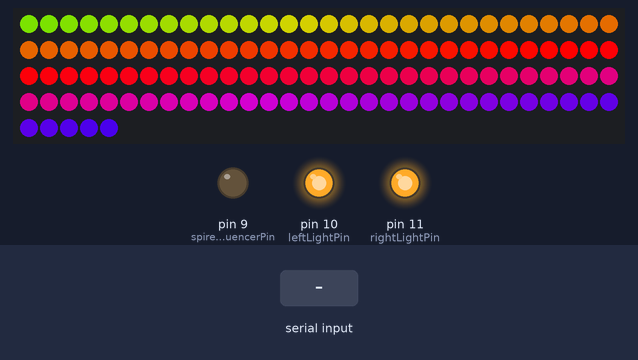
Recording of a sketch running on a simulated Arduino Uno, built with avr-gcc and run on an emulated ATmega328P. On the bench: 125 RGB LEDs in strip order, left to right, continuing on the next row, output pins drawn as LEDs (lit = HIGH). Inputs (shaded band) come from the test bench. Dim RGB values are drawn brighter than linear; random numbers use the default seed unless the sketch sets one.

Above: at 1.2 s.
1.3 s: "30,150\n" received over Serial
At 4.1 s:
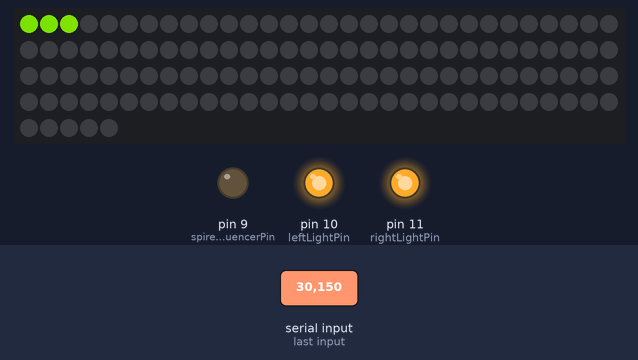
4.3 s: "2\n" received over Serial
At 5.7 s:
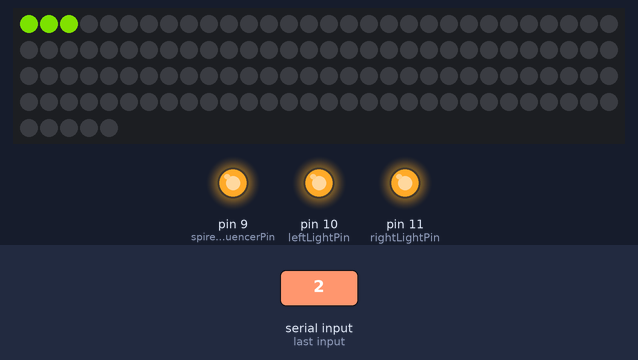
6.6 s: "1\n" received over Serial
At 7.9 s:
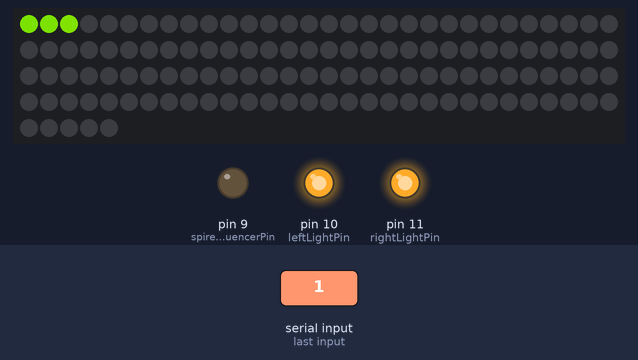
9.1 s: "3\n" received over Serial
At 10.3 s:
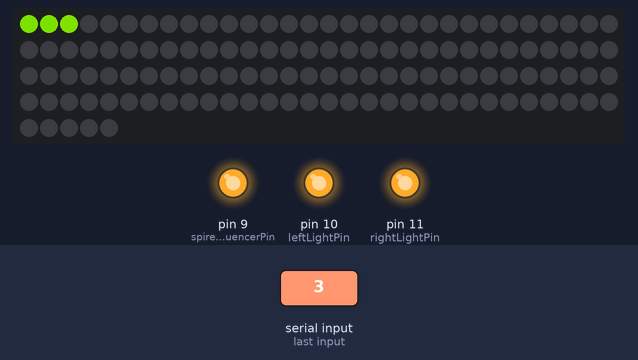
Timing chart, 0 to 11.7 s (numbered marks = the images above; inputs shaded):
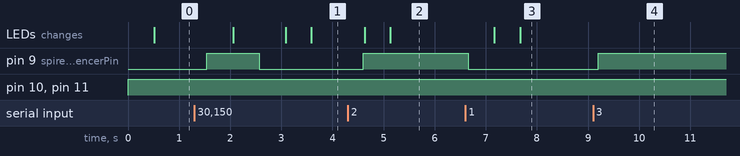

Measured:
- after the input at 1.3 s, pin 9 (spireSequencerPin): LOW → HIGH after 0.24 s, → LOW 1.0 s later; the LEDs: change after 0.76 s (image 1)
- after the input at 4.3 s, pin 9 (spireSequencerPin): LOW → HIGH after 0.30 s; the LEDs: first change after 0.33 s (image 2 shows a later state)
- after the input at 6.6 s, pin 9 (spireSequencerPin): HIGH → LOW after 0.06 s; the LEDs: first change after 0.57 s (image 3 shows a later state)
- after the input at 9.1 s, pin 9 (spireSequencerPin): LOW → HIGH after 0.10 s

The sketch:

height_by_camera_motion.ino
```cpp
#include <Adafruit_NeoPixel.h>

#define N_PIXELS  125  // Number of pixels in strand

#define LED_PIN    6  // NeoPixel LED strand is connected to this pin

// light modes
#define MODES_ALL_ON 1
#define MODES_MOTION_DETECTED_A 2
#define MODES_RANDOM 3
#define MODES_LADDER 4

Adafruit_NeoPixel strip = Adafruit_NeoPixel(N_PIXELS, LED_PIN, NEO_GRB + NEO_KHZ800);

int currentMode = MODES_ALL_ON;

int motionDetectedAHeight = 0;

int spireSequencerPin = 9;  // connected digital pin 9

int leftLightPin = 10;

int rightLightPin = 11;

int subladderMode = 0;

void elLadder()
{
  switch(subladderMode)
  {
    case 0:
    {
      analogWrite(spireSequencerPin, 40);
      break;
    }

    case 1:
    {
      analogWrite(spireSequencerPin, 41);
      break;
    }

    case 2:
    {
      analogWrite(spireSequencerPin, 42);
      break;
    }

    case 3:
    {
      analogWrite(spireSequencerPin, 43);
      break;
    }

    case 4:
    {
      analogWrite(spireSequencerPin, 44);
      break;
    }
    default:
    {
      subladderMode = -1;
    }
  }
  subladderMode++;

//  delay(300);
}

void loop()
{
  if (Serial.available())
  {
    currentMode = Serial.read() - '0';
  }

  switch(currentMode)
  {
    case MODES_ALL_ON:
    {
      analogWrite(spireSequencerPin, 0);  // analogRead values go from 0 to 1023, analogWrite values from 0 to 255

      digitalWrite(leftLightPin, HIGH);
      digitalWrite(rightLightPin, HIGH);

      neoPixelsLadder(N_PIXELS, 500);

      break;
    }
    case MODES_MOTION_DETECTED_A:
    {
      analogWrite(spireSequencerPin, 1023);  // analogRead values go from 0 to 1023, analogWrite values from 0 to 255

      motionDetected();

      break;
    }
    case MODES_RANDOM:
    {
      analogWrite(spireSequencerPin, 300);
      randomly();

      break;
    }
    case MODES_LADDER:
    {
      elLadder();

      break;
    }
    default:
    {
      neoPixelsLadder(3, 500);
    }
  }
}

boolean yellowLights = true;

void motionDetected()
{
  motionDetectedAHeight++;

  if(motionDetectedAHeight > N_PIXELS)
  {
    motionDetectedAHeight = 0;
  }

  neoPixelsLadder(motionDetectedAHeight, 20);

  if(yellowLights)
  {
    digitalWrite(leftLightPin, HIGH);
    digitalWrite(rightLightPin, HIGH);
  }
  else
  {
    digitalWrite(leftLightPin, LOW);
    digitalWrite(rightLightPin, LOW);
  }
  yellowLights != yellowLights;
}

void neoPixelsLadder(int height, long msDelay)
{
  uint8_t  i;

  if(height < 0)
  {
    height = 0;
  }

  if(height > N_PIXELS)
  {
    height = N_PIXELS;
  }

  // Color pixels based on rainbow gradient
  for(i=0; i<N_PIXELS; i++)
  {
    if(i >= height)
      strip.setPixelColor(i,   0,   0, 0);
    else
      strip.setPixelColor(i,Wheel(map(i,0,strip.numPixels()-1,30,150)));
  }

  delay(msDelay);

   strip.show(); // Update strip
}

void randomly()
{
  // Color pixels based on rainbow gradient
  for(int i=0; i<N_PIXELS; i++)
  {
    int c = random(255);
    strip.setPixelColor(i, Wheel(c) );
  }
}

void setup()
{
  pinMode (leftLightPin,OUTPUT);

  pinMode (rightLightPin,OUTPUT);

  pinMode(spireSequencerPin, OUTPUT);   // sets the pin as output

  // initialize serial communication:
  Serial.begin(9600);

  strip.begin();
}


// Input a value 0 to 255 to get a color value.
// The colors are a transition r - g - b - back to r.
uint32_t Wheel(byte WheelPos)
{
  if(WheelPos < 85) {
   return strip.Color(WheelPos * 3, 255 - WheelPos * 3, 0);
  } else if(WheelPos < 170) {
   WheelPos -= 85;
   return strip.Color(255 - WheelPos * 3, 0, WheelPos * 3);
  } else {
   WheelPos -= 170;
   return strip.Color(0, WheelPos * 3, 255 - WheelPos * 3);
  }
}
```
